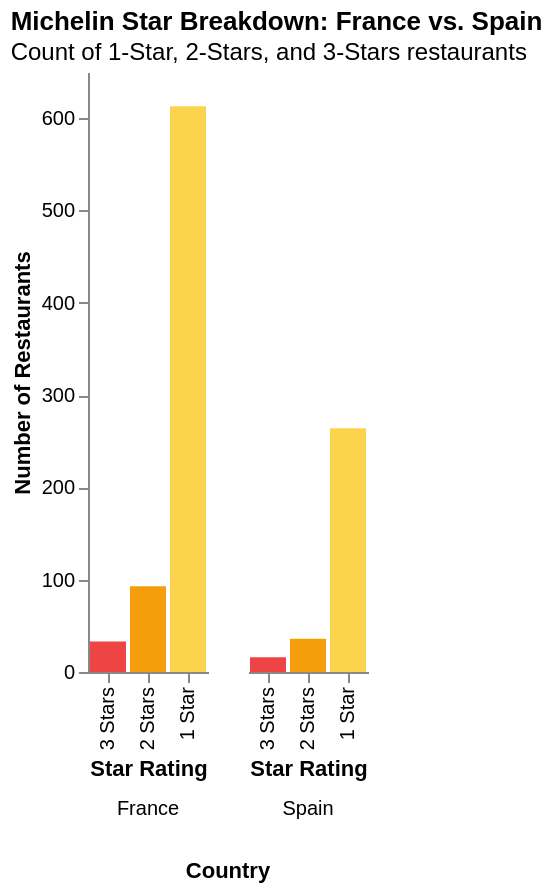

Express this chart as Vega-Lite.
### Vega-Lite specification from a JSON file in a GitHub repository (floating-point values rounded to 4 significant figures)
{"$schema": "https://vega.github.io/schema/vega-lite/v5.json", "title": {"text": "Michelin Star Breakdown: France vs. Spain", "subtitle": "Count of 1-Star, 2-Stars, and 3-Stars restaurants"}, "data": {"values": [{"Country": "France", "Award": "1 Star", "Count": 613}, {"Country": "France", "Award": "2 Stars", "Count": 93}, {"Country": "France", "Award": "3 Stars", "Count": 33}, {"Country": "Spain", "Award": "1 Star", "Count": 264}, {"Country": "Spain", "Award": "2 Stars", "Count": 36}, {"Country": "Spain", "Award": "3 Stars", "Count": 16}]}, "mark": "bar", "encoding": {"x": {"field": "Award", "type": "nominal", "title": "Star Rating", "sort": ["3 Stars", "2 Stars", "1 Star"]}, "y": {"field": "Count", "type": "quantitative", "title": "Number of Restaurants"}, "color": {"field": "Award", "type": "nominal", "title": "Star Rating", "scale": {"domain": ["3 Stars", "2 Stars", "1 Star"], "range": ["#ef4444", "#f59e0b", "#fcd34d"]}, "legend": null}, "column": {"field": "Country", "header": {"titleOrient": "bottom", "labelOrient": "bottom"}, "spacing": 20}, "tooltip": [{"field": "Country", "title": "Country"}, {"field": "Award", "title": "Star Rating"}, {"field": "Count", "type": "quantitative", "title": "Count"}]}, "config": {"view": {"stroke": null}, "axis": {"grid": false}}}
